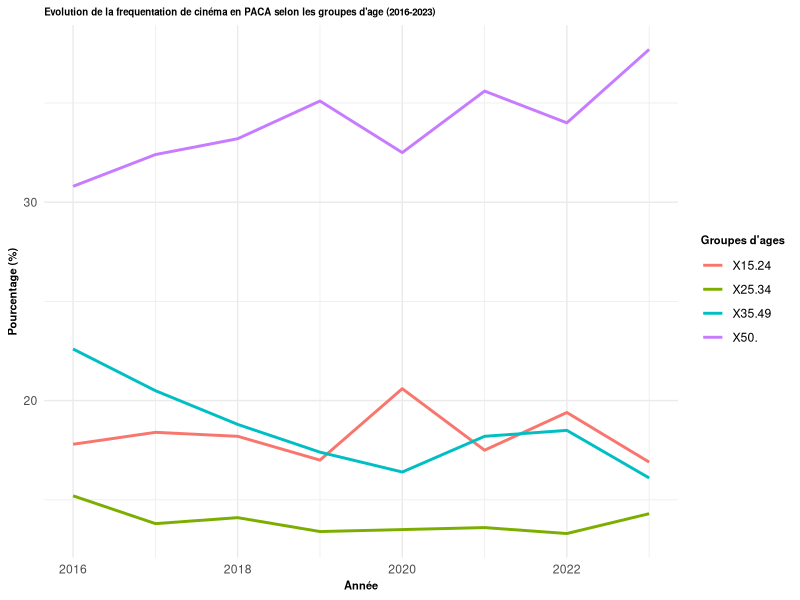
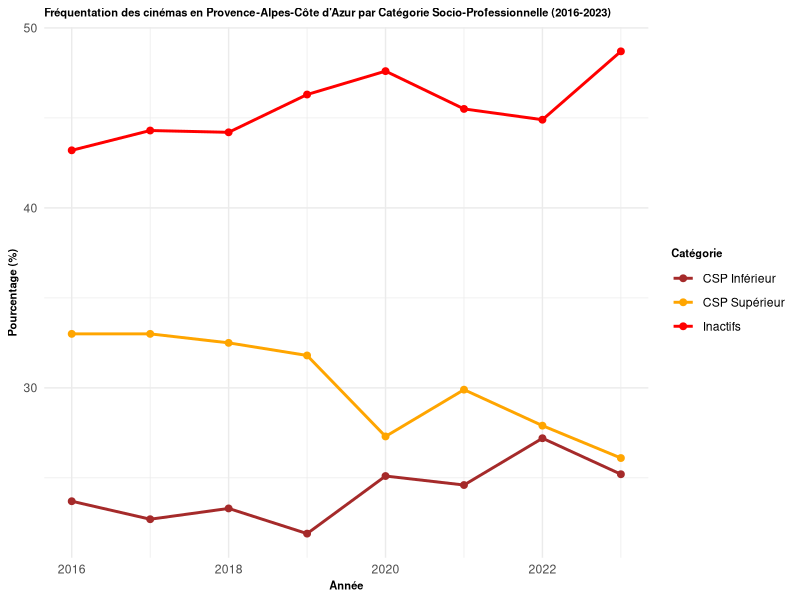
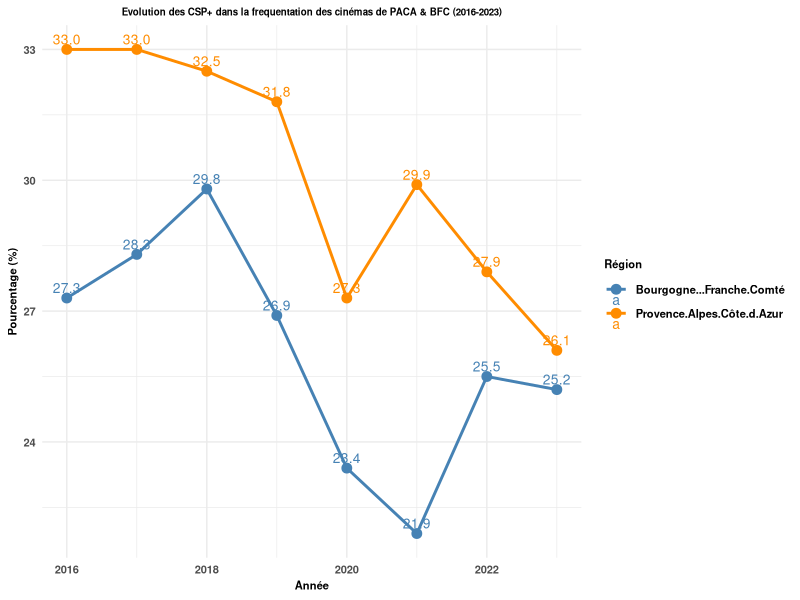
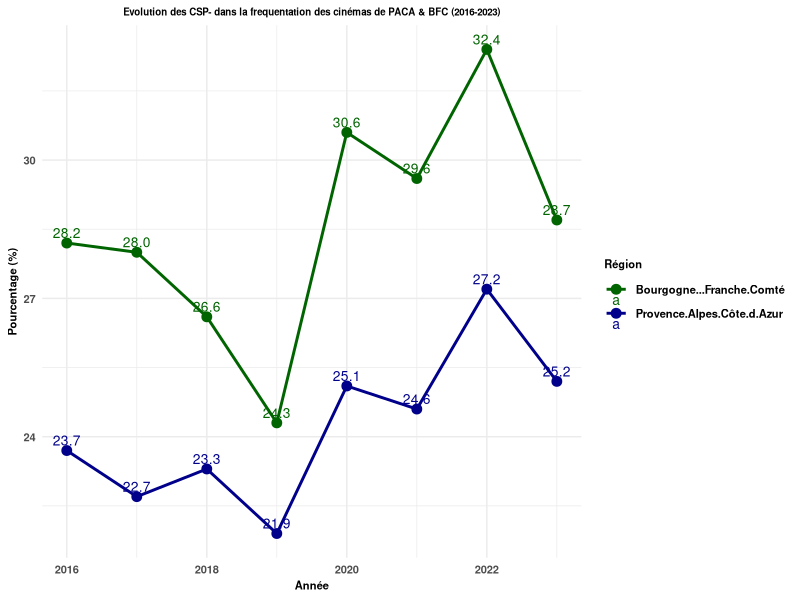

These figures' R source, in order:
## ---- chunk 1
# Load required libraries
library(ggplot2)
library(dplyr)
library(tidyr)

# Create the data
data <- data.frame(
  Year = 2016:2023,
  `15-24` = c(17.8, 18.4, 18.2, 17.0, 20.6, 17.5, 19.4, 16.9),
  `25-34` = c(15.2, 13.8, 14.1, 13.4, 13.5, 13.6, 13.3, 14.3),
  `35-49` = c(22.6, 20.5, 18.8, 17.4, 16.4, 18.2, 18.5, 16.1),
  `50+` = c(30.8, 32.4, 33.2, 35.1, 32.5, 35.6, 34.0, 37.7)
)

# Reshape the data to long format
data_long <- data %>%
  pivot_longer(cols = -Year, names_to = "Age_Group", values_to = "Percentage")

# Plot the data
ggplot(data_long, aes(x = Year, y = Percentage, color = Age_Group)) +
  geom_line(size = 1) +
  labs(
    title = "Evolution de la frequentation de cinéma en PACA selon les groupes d'age (2016-2023)",
    x = "Année",
    y = "Pourcentage (%)",
    color = "Groupes d'ages"
  ) +
  theme_minimal() +
  theme(
    plot.title = element_text(size = 7, face = "bold"),
    axis.title = element_text(size = 8, face = "bold"),
    legend.title = element_text(size = 8, face = "bold")
  )

## ---- chunk 2
library(ggplot2)
library(dplyr)
library(tidyr)

# Créer le dataframe pour PACA
data_paca <- data.frame(
  Année = 2016:2023,
  CSP_Plus = c(33.0, 33.0, 32.5, 31.8, 27.3, 29.9, 27.9, 26.1),
  CSP_Moins = c(23.7, 22.7, 23.3, 21.9, 25.1, 24.6, 27.2, 25.2),
  Inactifs = c(43.2, 44.3, 44.2, 46.3, 47.6, 45.5, 44.9, 48.7)
)

# Transformer les données pour le graphe
data_long <- data_paca %>%
  pivot_longer(cols = -Année, names_to = "Categorie", values_to = "Pourcentage")

# Définir les couleurs personnalisées
custom_colors <- c(
  "CSP_Plus" = "orange",  # Blue
  "CSP_Moins" = "brown", # Orange
  "Inactifs" = "red"
)

# Changer les noms des catégories pour l'affichage
custom_labels <- c(
  "CSP_Plus" = "CSP Supérieur", 
"CSP_Moins" = "CSP Inférieur", 
"Inactifs" = "Inactifs"
)

# Graphe avec les noms modifiés
ggplot(data_long, aes(x = Année, y = Pourcentage, color = Categorie)) +
  geom_line(size = 1) +
  geom_point(size = 2) +
  scale_color_manual(values = custom_colors, labels = custom_labels) + # Couleurs et labels
  labs(
    title = "Fréquentation des cinémas en Provence-Alpes-Côte d'Azur par Catégorie Socio-Professionnelle (2016-2023)",
    x = "Année",
    y = "Pourcentage (%)",
    color = "Catégorie"
  ) +
  theme_minimal() +
  theme(
    plot.title = element_text(size = 8, face = "bold"),
    axis.title = element_text(size = 8, face = "bold"),
    legend.title = element_text(size = 8, face = "bold")
  )

## ---- chunk 3
# Load necessary libraries
library(ggplot2)
library(tidyr)

# Create the data frame
data <- data.frame(
  Year = 2016:2023,
  `Bourgogne - Franche-Comté` = c(27.3, 28.3, 29.8, 26.9, 23.4, 21.9, 25.5, 25.2),
  `Provence-Alpes-Côte d'Azur` = c(33.0, 33.0, 32.5, 31.8, 27.3, 29.9, 27.9, 26.1)
)

# Reshape the data to long format
data_long <- pivot_longer(data, cols = -Year, names_to = "Region", values_to = "Percentage")

# Plot the graph with percentage labels
ggplot(data_long, aes(x = Year, y = Percentage, color = Region, group = Region)) +
  geom_line(size = 1) +
  geom_point(size = 3) +
  geom_text(aes(label = sprintf("%.1f", Percentage)), vjust = -0.5, size = 3.5) +
  scale_color_manual(values = c("steelblue", "darkorange")) +
  labs(
    title = "Evolution des CSP+ dans la frequentation des cinémas de PACA & BFC (2016-2023)",
    x = "Année",
    y = "Pourcentage (%)",
    color = "Région"
  ) +
  theme_minimal() +
  theme(
    plot.title = element_text(hjust = 0.5, size = 7, face = "bold"),
    axis.title = element_text(size = 8, face = "bold"),
    axis.text = element_text(size = 8, face = "bold"),
    legend.title = element_text(size = 8, face = "bold"),
    legend.text = element_text(size = 8, face = "bold")
  )


## ---- chunk 4
# Load necessary libraries
library(ggplot2)
library(tidyr)

# Create the data frame for CSP-
data_csp_minus <- data.frame(
  Year = 2016:2023,
  `Bourgogne - Franche-Comté` = c(28.2, 28.0, 26.6, 24.3, 30.6, 29.6, 32.4, 28.7),
  `Provence-Alpes-Côte d'Azur` = c(23.7, 22.7, 23.3, 21.9, 25.1, 24.6, 27.2, 25.2)
)

# Reshape the data to long format
data_csp_minus_long <- pivot_longer(data_csp_minus, cols = -Year, names_to = "Region", values_to = "Percentage")

# Plot the graph with percentage labels
ggplot(data_csp_minus_long, aes(x = Year, y = Percentage, color = Region, group = Region)) +
  geom_line(size = 1) +
  geom_point(size = 3) +
  geom_text(aes(label = sprintf("%.1f", Percentage)), vjust = -0.5, size = 3.5) +
  scale_color_manual(values = c("darkgreen", "darkblue")) +
  labs(
    title = "Evolution des CSP- dans la frequentation des cinémas de PACA & BFC (2016-2023)",
    x = "Année",
    y = "Pourcentage (%)",
    color = "Région"
  ) +
  theme_minimal() +
  theme(
    plot.title = element_text(hjust = 0.5, size = 7, face = "bold"),
    axis.title = element_text(size = 8,  face = "bold"),
    axis.text = element_text(size = 8,  face = "bold"),
    legend.title = element_text(size = 8,  face = "bold"),
    legend.text = element_text(size = 8,  face = "bold")
  )

